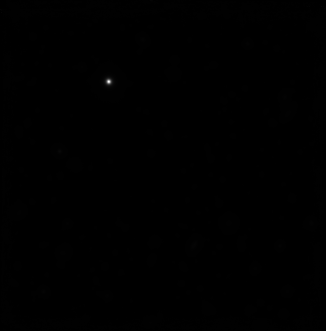
#> input picture src/originals/hdfs.tiff, 326 x 331 px, found by its file name
$ jupyter execute cor15.ipynb
#> lines starting #> are read from the running program, lines starting #| are printed output that depends on the picture
(labs:cor15)=
# 5 Setting the intensity range

<hr>

## 📌 Commentaires pour les intervenants

* Les étudiants ont du mal de régler vmin et vmax.
  Les accompagner en leur demandant de schématiser l'histogramme de l'image pour qu'ils comprennent que les galaxies peu visibles
  sont dans le noir, et donc qu'il faut diminuer vmax.

<hr>

[cell 1]
import numpy as np
import skimage.io as io
import matplotlib.pyplot as plt

## Display the image

Load and display the image:

[cell 2]
f = io.imread("hdfs.tiff")
#> f is the input picture: shape (331, 326) uint32; min 625722, max 628454834, mean 3203051.1
plt.figure(figsize=(6,6))
plt.imshow(f, cmap="gray")
plt.show()

This image corresponds to a portion of the sky in the southern hemisphere called the [_Hubble Deep Field South_](http://muse-vlt.eu/science/hdfs-v1-0/). It was acquired by the [MUSE sensor](http://muse-vlt.eu/science/) installed on the VLT in Chile. It is obtained by averaging around 4000 bands of the original image: we speak of a hyperspectral image (source: [Bacon et al., "The MUSE 3D view of the Hubble Deep Field South", _Astronomy & Astrophysics_, 2015](https://www.aanda.org/articles/aa/abs/2015/03/aa25419-14/aa25419-14.html)).

## Sketch the histogram

Although only a small star can be seen, there are many other astronommimcal objects. Since these objects are very distant, they are very faint. In astronomy, as in many other science fields, the pixel intensity is not limited to 256 values. In this case, the intensities lie over the range given below:

[cell 3]
print("Mininmal intensity: %d" % f.min())
#| Mininmal intensity: 625722
print("Maximal intensity: %d" % f.max())
#| Maximal intensity: 628454834

Here is a sketch of what should be the histogram.
Most of the pixels are very dark hence the peak at the minimum intensities.
In this peak (but not at the minimum value) lie the galaxies.
Thus, the colormap is expected to be somewhere around the red area.

[cell 4]
# # Histogram
# plt.figure()
# plt.hist( f.ravel(), bins=100)
# plt.show()

# Sketch of the histogram
fig, ax = plt.subplots()

# Area
x = np.linspace(0.05, 0.1, 10)
plt.fill_between(x, 1/x, color=[1,.5,.5])

# Histogram
x = np.linspace(1e-2, 1, 100)
plt.plot(x, 1/x)

# Axes
plt.xticks([0, 1], [f.min(), f.max()])
plt.yticks([])
ax.annotate('star',     size=16, xy=(1, 5), xytext=(0.8, 30), arrowprops=dict(facecolor='black', width=0.5))
ax.annotate('galaxies', size=16, xy=(0.1, 20), xytext=(0.2, 30), arrowprops=dict(facecolor='black', width=0.5))
ax.annotate('colormap', size=16, xy=(0.1, 5), xytext=(0.2, 10), arrowprops=dict(facecolor='r', edgecolor='r', width=0.5), color='r')
plt.show()
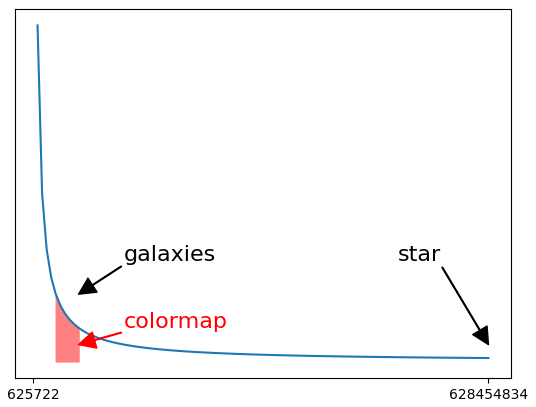
#> figure drawn by matplotlib, 1 panel
